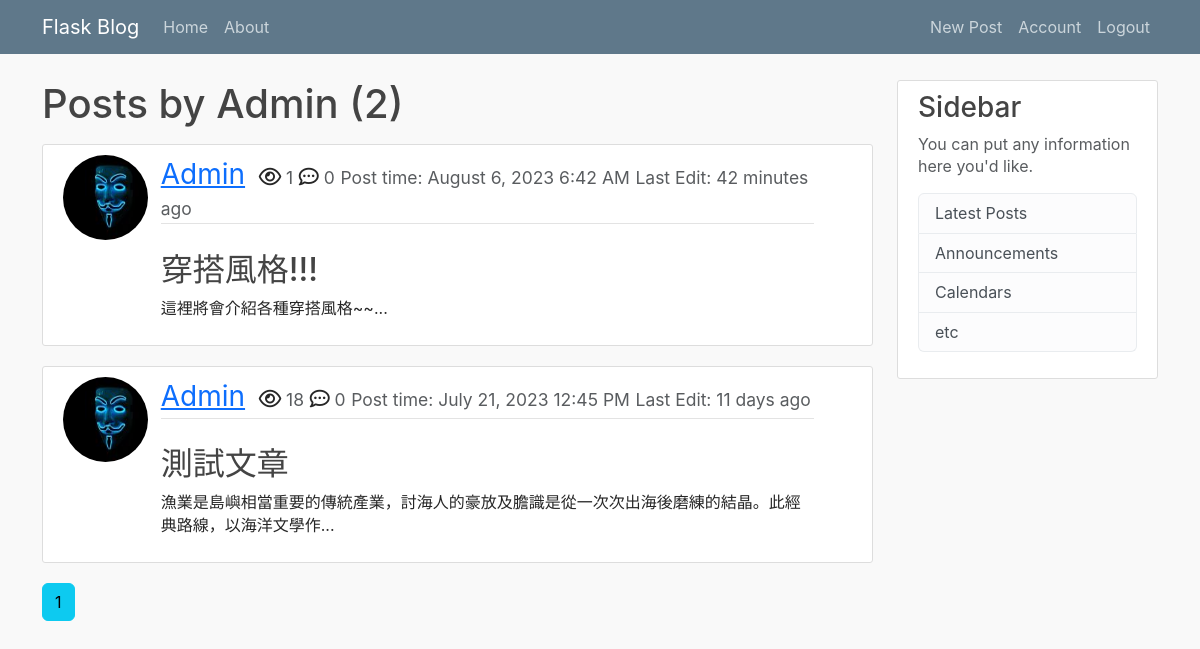
/user/Admin (signed in), run on the app's committed database.
### flask_blog/models.py (models this page shows, shortened)
class User(db.Model, UserMixin):
    __tablename__ = 'user'
    id = db.Column(db.Integer, primary_key=True)
    username = db.Column(db.String(20), unique=True, nullable=False)
    email = db.Column(db.String(120), unique=True, nullable=False)
    image_file = db.Column(db.String(20), unique=False, nullable=False, default='default.jpg')
    password = db.Column(db.String(60), nullable=False)
    posts = db.relationship('Post', backref='author', lazy=True, cascade='all, delete') # lazy="select"
    comments = db.relationship('Comment', backref='user', lazy=True, cascade='all, delete')
    likes = db.relationship('Like', backref='user', lazy=True, cascade='all, delete')

class Post(db.Model):
    __tablename__ = 'post'
    id = db.Column(db.Integer, primary_key=True)
    title = db.Column(db.String(100), nullable=False)
    date_posted = db.Column(db.DateTime, nullable=False, default=datetime.utcnow)
    date_edited = db.Column(db.DateTime) # 這裡應該改成可空且預設為None
    view = db.Column(db.Integer, nullable=False, default=0)
    content = db.Column(db.Text, nullable=False)
    user_id = db.Column(db.Integer, db.ForeignKey('user.id', ondelete='CASCADE'), nullable=False)
    comments = db.relationship('Comment', backref='post', lazy=True, cascade='all, delete')
    category = db.Column(db.String(100), nullable=False)

### flask_blog/users/routes.py (the view)
@users.route('/user/<string:username>')
def user_posts(username):
    page = request.args.get('page', 1, type=int)
    user = User.query.filter_by(username=username).first_or_404()
    posts = Post.query.filter_by(user_id=user.id).order_by(Post.date_posted.desc()).paginate(page=page, per_page=2)
    return render_template('user_posts.html', title = f'User-{username}', posts=posts, user=user)

### flask_blog/models.py (called while the page is built)
@login_manager.user_loader
def load_user(user_id):
    return User.query.get(int(user_id))

### flask_blog/templates/user_posts.html
{% extends 'layout.html' %}
{% block content %}
    <h1 class="mb-3">Posts by {{ user.username }} ({{ posts.total }})</h1>
    {% for post in posts.items %}
      <article class="media content-section">
        <div class="row">
          <div class="col-1">
            <img class="rounded-circle article-img" src="{{ url_for('static', filename='profile_pics/' + post.author.image_file) }}">
          </div>
          <div class="media-body col-10">
            <div class="article-metadata">
                <a class="user-name" href="{{ url_for('users.user_posts', username=post.author.username ) }}">{{ post.author.username }}</a>
                <i class="far fa-eye icon-class"></i><small class='text-muted'> {{ post.view }}</small>
                <i class='far fa-comment-dots icon-class'></i><small class='text-muted'> {{ post.comment|length }}</small>
                <small class='text-muted'>Post time: {{ moment(post.date_posted).format('LLL') }}</small>
                {% if post.date_posted != post.date_edited %}
                  <small class= 'text-muted'>Last Edit: {{ moment(post.date_edited).fromNow(refresh=True) }}</small>
                {% endif %}
            </div>
            <br>
            <h2><a class="article-title" href="{{ url_for('posts.post', post_id=post.id) }}">{{ post.title }}</a></h2>
            <p class="article-content">{{ (post.content|striptags)[:50] }}...</p>
          </div>
        </div>
      </article>
    {% endfor %}
    {% for page_num in posts.iter_pages(left_edge=1, right_edge=1, left_current=1, right_current=2) %}
      {% if page_num %}
        {% if posts.page == page_num %}
          <a href="{{ url_for('users.user_posts',username=user.username, page=page_num) }}" class="btn btn-info mb-4">{{ page_num }}</a>
        {% else %}
          <a href="{{ url_for('users.user_posts',username=user.username, page=page_num) }}" class="btn btn-outline-info mb-4">{{ page_num }}</a>
        {% endif %}
      {% else %}
        ...
      {% endif %}
    {% endfor %}
{% endblock content %}

### flask_blog/static/main.css (style rules this page uses)
body { background: #fafafa; color: #333333; margin-top: 5rem; }
h1, h2, h3, h4, h5, h6 { color: #444444; }
.icon-class { font-size: 20px; }
.content-section { background: #ffffff; padding: 10px 20px; border: 1px solid #dddddd; border-radius: 3px; margin-bottom: 20px; }
.article-title { color: #444444; }
.article-content { white-space: pre-line; }
.article-img { height: 85px; width: 85px; margin-right: 16px; }
.media-body { margin-left: 30px; }
.article-metadata { position: relative; padding-bottom: 1px; margin-bottom: 4px; border-bottom: 1px solid #e3e3e3; font-size: 20px; }
.article-metadata .user-name { font-size: 28px; margin-right: 8px; }
.article-title { text-decoration: none; }
.text-muted, a.text-muted:hover, a.text-muted:focus { color: #acacac; }
* { box-sizing: border-box; }
body { font-family: -apple-system, BlinkMacSystemFont, "Segoe UI", Roboto, Helvetica, Arial, sans-serif, "Apple Color Emoji", "Segoe UI Emoji", "Segoe UI Symbol"; line-height: 1.4; color: rgba(0, 0, 0, 0.85); background-color: #f9f9f9; }

### data on the page
User: username "Admin"
Post: image_file (picture), author.username "Admin", view "1", comment|length "0", date_posted "August 6, 2023 6:42 AM", date_edited "42 minutes ago", title "穿搭風格!!!", content "這裡將會介紹各種穿搭風格~~"
Post: image_file (picture), author.username "Admin", view "18", comment|length "0", date_posted "July 21, 2023 12:45 PM", date_edited "11 days ago", title "測試文章", content "漁業是島嶼相當重要的傳統產業，討海人的豪放及膽識是從一次次出海後磨練的結晶。此經典路線，以海洋文學作"

### other printed values
{{ posts.total }} "2"
{{ page_num }} "1"
